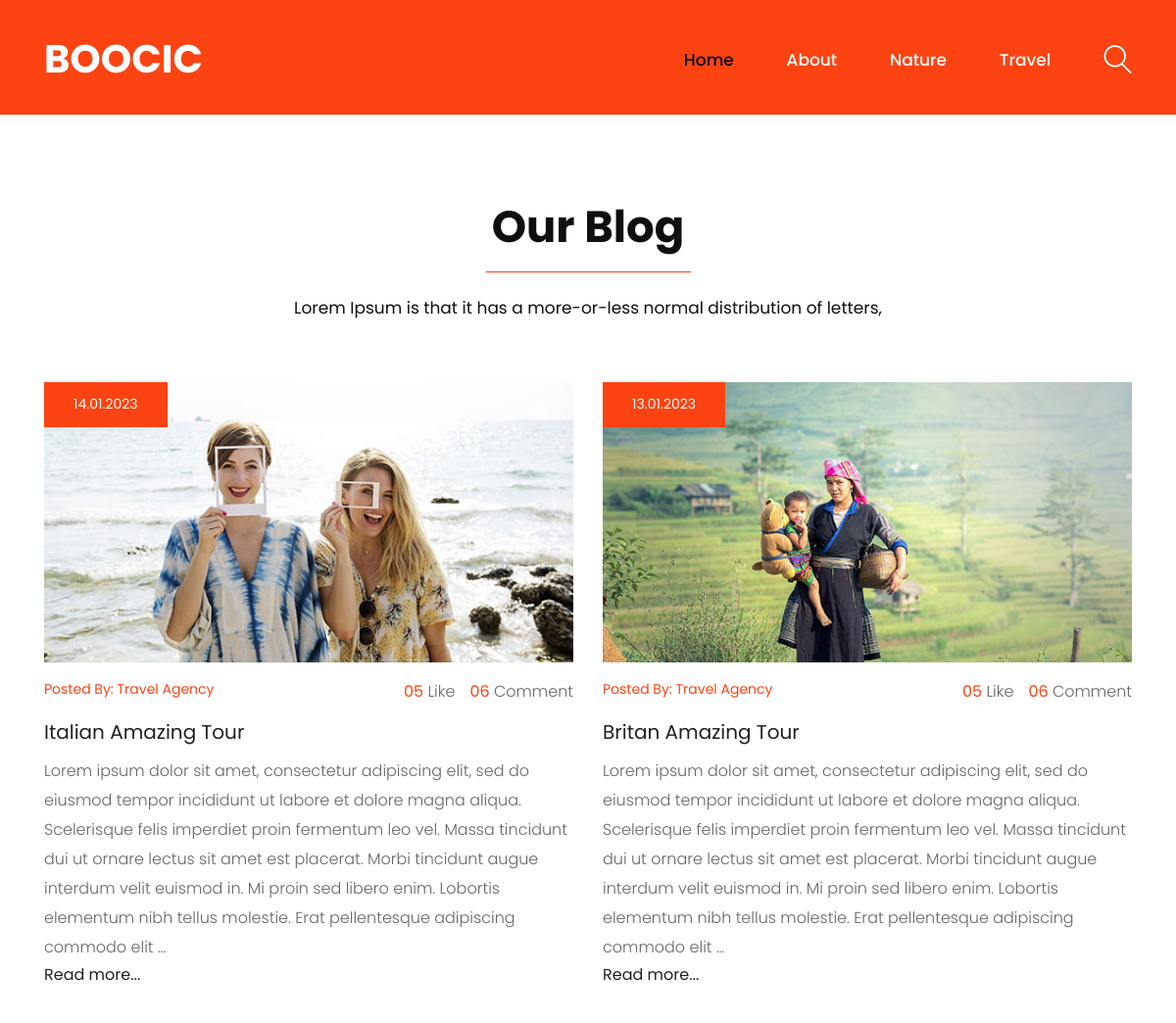
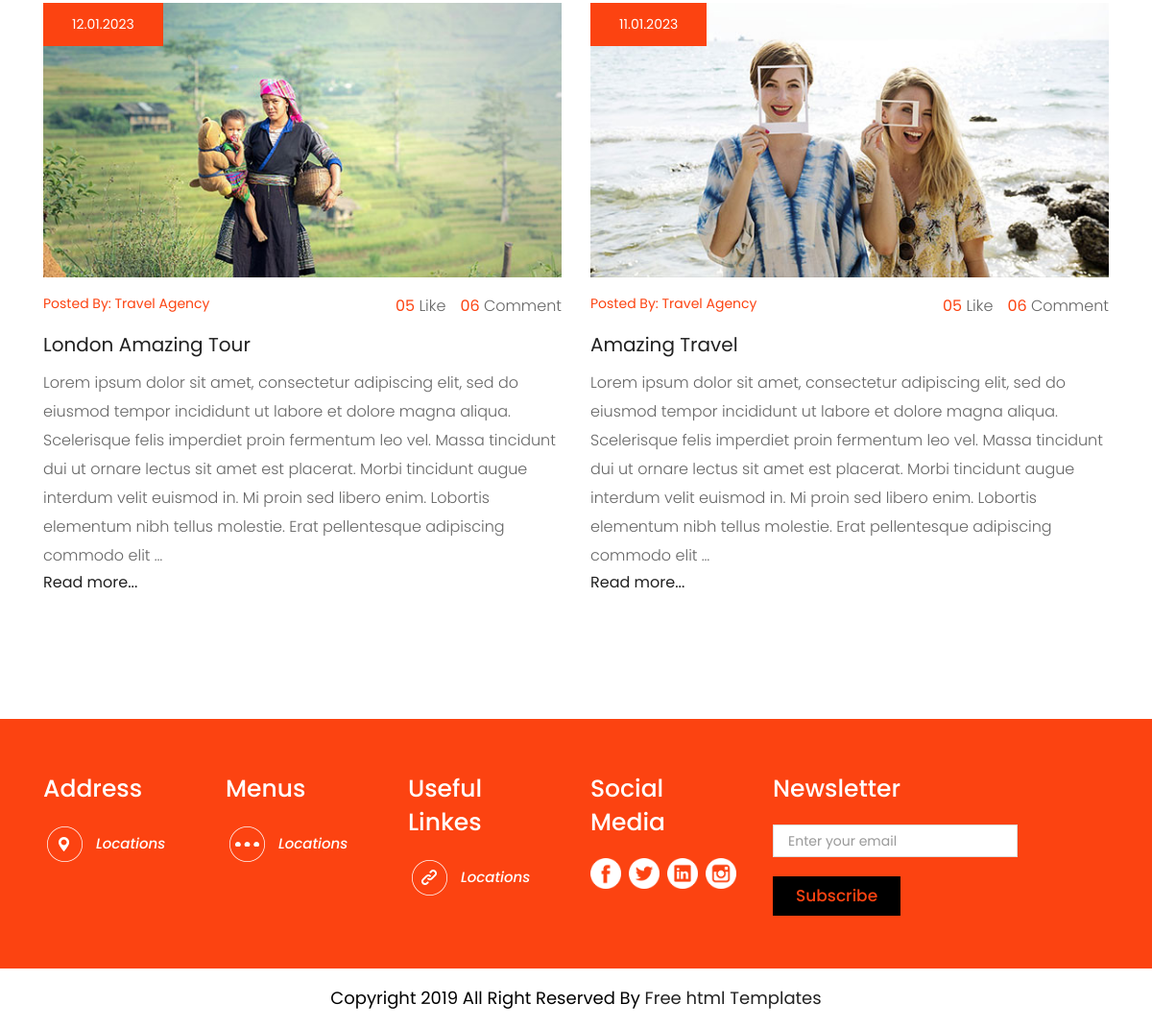
Screenshot of /blog/ with the database file from the repository (2 pictures, top to bottom).
### blog/models.py (models this page shows, shortened)
class Category(models.Model):
    title = models.CharField(max_length=255, verbose_name='Название Категории')
    slug = models.SlugField(max_length=255, verbose_name='Url_of_Category', unique=True)
    def get_absolute_url(self):
        return reverse('category', kwargs={"slug": self.slug})
    class Meta:
        verbose_name = 'Категория(ю)'
        verbose_name_plural = 'Категории'
        ordering = ['title']

class Post(models.Model):
    title = models.CharField(max_length=255, verbose_name='Название Поста')
    slug = models.SlugField(max_length=255, verbose_name='Url_of_Post', unique=True)
    author = models.CharField(max_length=100, verbose_name='Автор')
    content = models.TextField(blank=True, verbose_name='Контент')
    created_at = models.DateTimeField(auto_now_add=True, verbose_name='Время Создания')
    updated_at = models.DateTimeField(auto_now=True, verbose_name="Время последнего Редактирования")
    photo = models.ImageField(upload_to='photos/%Y/%m/%d', blank=True, verbose_name='Фото')
    is_published = models.BooleanField(default=True, verbose_name="Опубликовано")
    views = models.IntegerField(default=0, verbose_name='Количество просмотров')
    category = models.ForeignKey(Category, on_delete=models.PROTECT, related_name='get_category',
                                 verbose_name='Категория')
    tags = models.ManyToManyField(Tag, blank=True, related_name='get_tags')
    likes = models.ManyToManyField(User, blank=True, related_name="get_likes")
    def get_absolute_url(self):
        return reverse('post', kwargs={"slug": self.slug})
    class Meta:
        verbose_name = "Пост"
        verbose_name_plural = "Посты(ов)"
        ordering = ['-created_at']

### blog/views.py (the view)
# urls.py: path('', Home.as_view(), name='blog_home'),
class Home(ListView):
    model = Post
    template_name = 'blog/home.html'
    context_object_name = 'posts'
    paginate_by = 4
    def get_context_data(self, *, object_list=None, **kwargs):
        context = super().get_context_data(**kwargs)
        context['title'] = 'Classic Blog Design'
        return context

### blog/templatetags/header.py (called while the page is built)
@register.inclusion_tag("templatetags_templates/show_categories_tpl.html")
def show_categories():
    categories = Category.objects.annotate(cnt=Count("get_category", filter=F("get_category__is_published"))).\
        filter(cnt__gt=0)
    return {"categories": categories, }

### blog/templates/blog/home.html
{% extends 'base_blog/base.html' %}
{% load static %}
{% block content %}
<div id="blog" class="blog">
    <div class="container">
        <div class="row">
            <div class="col-md-12">
                <div class="titlepage">
                    <a href="blog/"><h2>Our Blog</h2></a>
                    <span>Lorem Ipsum is that it has a more-or-less normal distribution of letters,</span>
                </div>
            </div>
        </div>
        <div class="row">
            {% for post in posts %}
            <div class="col-xl-6 col-lg-6 col-md-6 col-sm-12">
                <div class="blog-box">
                    <figure>
                        {% if post.photo %}
                        <img src="{{ post.photo.url }}" alt="{{ post.title }}">
                        {% else %}
                        <img src="https://picsum.photos/id/1060/300/201/?blur=2" alt="{{ post.title }}">
                        {% endif %}
                        <span>{{ post.created_at|date:"d.m.Y" }}</span>
                    </figure>
                    <div class="travel">
                        <span>Posted By: <span class="author-name">{{ post.author }}</span></span>
                        <p><strong class="Comment"> 06 </strong> Comment</p>
                        <p><strong class="like">05 </strong>Like</p>
                    </div>
                    <h3><a href="{{ post.get_absolute_url }}">{{ post.title }}</a></h3>
                    <p>{{ post.content|truncatewords_html:58|safe }}</p>
                    <h4><a href="{{ post.get_absolute_url }}">Read more...</a></h4>
                </div>
            </div>
            {% empty %}
            <p>По вашему запросу нет информации...</p>
            {% endfor %}
        </div>
    </div>
</div>
{% endblock %}

### blog/templates/templatetags_templates/show_categories_tpl.html
{% for item in categories %}
<li><a href="{{ item.get_absolute_url }}">{{ item.title }}</a></li>
{% endfor %}

### project/static/css/style.css (style rules this page uses)
* { box-sizing: border-box !important; }
html { scroll-behavior: smooth; }
body { color: #666666; font-size: 14px; font-family: 'poppins', sans-serif; line-height: 1.80857; font-weight: normal; overflow-x: hidden; }
a { color: #1f1f1f; text-decoration: none !important; outline: none !important; -webkit-transition: all .3s ease-in-out; -moz-transition: all .3s ease-in-out; -ms-transition: all .3s ease-in-out; -o-transition: all .3s ease-in-out; transition: all .3s ease-in-out; }
h1, h2, h3, h4, h5, h6 { letter-spacing: 0; font-weight: normal; position: relative; padding: 0 0 10px 0; font-weight: normal; line-height: normal; color: #111111; margin: 0 }
h2 { font-size: 22px }
h3 { font-size: 18px }
h4 { font-size: 16px }
*, *::after, *::before { -webkit-box-sizing: border-box; -moz-box-sizing: border-box; box-sizing: border-box; }
h1 a, h2 a, h3 a, h4 a, h5 a, h6 a { color: #212121; text-decoration: none!important; opacity: 1 }
ul, li, ol { margin: 0px; padding: 0px; list-style: none; }
p { margin: 0px; font-weight: 300; font-size: 15px; line-height: 24px; }
a { color: #222222; text-decoration: none; outline: none !important; }
a, .btn { text-decoration: none !important; outline: none !important; -webkit-transition: all .3s ease-in-out; -moz-transition: all .3s ease-in-out; -ms-transition: all .3s ease-in-out; -o-transition: all .3s ease-in-out; transition: all .3s ease-in-out; }
img { max-width: 100%; height: auto; }
.main-menu ul>li { display: inline-block; position: relative; }
.main-menu ul>li a { padding: 6px 25px 0 25px; line-height: 20px; font-size: 17px; display: block; font-weight: 500; color: #fff; }
.main-menu ul>li { position: inherit; display: inline-block; vertical-align: middle; }
.blog { background-color: #fff; padding: 90px 0px; }
.blog .titlepage { text-align: center; }
.blog .titlepage h2 { padding: 0px 0px 20px 0px; font-size: 45px; font-weight: bold; color: #0e0f10; line-height: 50px; display: inline-block; position: relative; border-bottom: #fc4311 solid 1px; width: 209px; margin: 0 auto; margin-bottom: 0px; margin-bottom: 0px; margin-bottom: 20px; }
.blog .titlepage span { color: #0e0f10; font-size: 17px; line-height: 32px; display: inline-block; margin-bottom: 0px; display: block; margin-bottom: 60px; }
.blog .blog-box { margin-bottom: 30px; }
.blog .blog-box figure { margin: 0px; }
.blog .blog-box figure span { top: 0; left: 0px; position: absolute; margin-left: 15px; background: #fc4311; padding: 10px 30px; color: #fff; }
.blog .blog-box h3 { font-size: 20px; line-height: 30px; }
.blog .blog-box p { font-size: 16px; line-height: 30px; }
.blog .blog-box .travel { padding: 15px 0px; }
.blog .blog-box .travel span { color: #fc4311; display: inline-block; }
.blog .blog-box .travel p { float: right; padding-left: 15px; }
.like { color: #fc4311; }
.Comment { color: #fc4311; }

### project/static/css/icomoon.css (style rules this page uses)
body { background: #fff; }

### rows the page displays
Category: title "Nature"
Category: title "Travel"
Post: photo (picture), created_at "14.01.2023", author "Travel Agency", title "Italian Amazing Tour", content "Lorem ipsum dolor sit amet, consectetur adipiscing elit, sed do eiusmod tempor incididunt ut labore et dolore magna aliqua. Scelerisque felis imperdiet proin fermentum leo vel. Massa tincidunt dui ut ornare lectus sit amet est placerat. Morbi tincidunt augue interdum velit euismod in. Mi proin sed libero enim. Lobortis elementum nibh tellus molestie. Erat pellentesque adipiscing commodo elit …"
Post: photo (picture), created_at "13.01.2023", author "Travel Agency", title "Britan Amazing Tour", content "Lorem ipsum dolor sit amet, consectetur adipiscing elit, sed do eiusmod tempor incididunt ut labore et dolore magna aliqua. Scelerisque felis imperdiet proin fermentum leo vel. Massa tincidunt dui ut ornare lectus sit amet est placerat. Morbi tincidunt augue interdum velit euismod in. Mi proin sed libero enim. Lobortis elementum nibh tellus molestie. Erat pellentesque adipiscing commodo elit …"
Post: photo (picture), created_at "12.01.2023", author "Travel Agency", title "London Amazing Tour", content "Lorem ipsum dolor sit amet, consectetur adipiscing elit, sed do eiusmod tempor incididunt ut labore et dolore magna aliqua. Scelerisque felis imperdiet proin fermentum leo vel. Massa tincidunt dui ut ornare lectus sit amet est placerat. Morbi tincidunt augue interdum velit euismod in. Mi proin sed libero enim. Lobortis elementum nibh tellus molestie. Erat pellentesque adipiscing commodo elit …"
Post: photo (picture), created_at "11.01.2023", author "Travel Agency", title "Amazing Travel", content "Lorem ipsum dolor sit amet, consectetur adipiscing elit, sed do eiusmod tempor incididunt ut labore et dolore magna aliqua. Scelerisque felis imperdiet proin fermentum leo vel. Massa tincidunt dui ut ornare lectus sit amet est placerat. Morbi tincidunt augue interdum velit euismod in. Mi proin sed libero enim. Lobortis elementum nibh tellus molestie. Erat pellentesque adipiscing commodo elit …"
